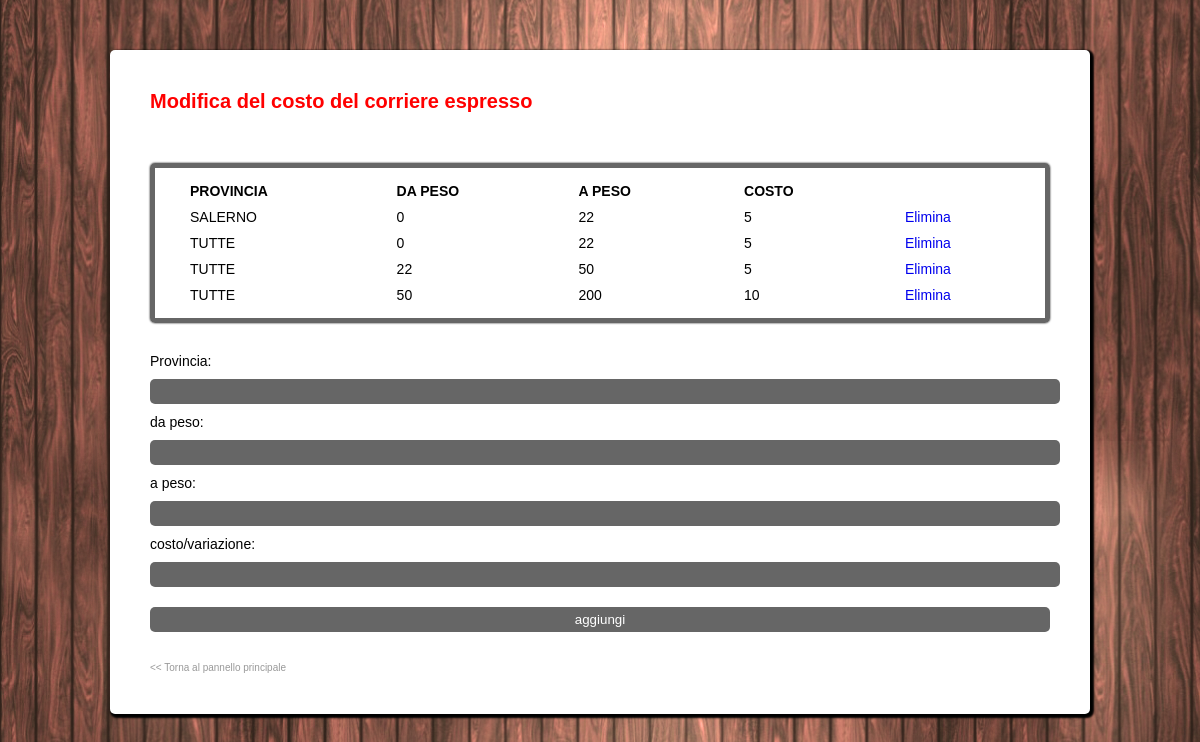
Screenshot of /administrator/edit_costo_corriere_exp.php with the database file from the repository.
### tables this page shows
CREATE TABLE IF NOT EXISTS `costo_corriere_exp` (
  `id_costo_corriere_exp` int(10) unsigned NOT NULL AUTO_INCREMENT,
  `provincia` varchar(45) NOT NULL,
  `da_peso` float NOT NULL,
  `a_peso` float NOT NULL,
  `costo` float NOT NULL,
  PRIMARY KEY (`id_costo_corriere_exp`)
);

### common/dbmanager.php (called while the page is built, shortened)
<?php
class dbManager{
        private $user = 'mev';
	private $pass = 'mev';
	private $db_name = 'mev';
	private $host = 'localhost';
	private $connection = NULL;
	function __construct() {
            $this->connection = new mysqli($this->host, $this->user, $this->pass, $this->db_name);
	}
        function lista_costi_corriere_exp(){
            $sql = "SELECT * FROM `costo_corriere_exp` ";
            $toReturn=array();
            $indice=0;
            if( ($risultato = $this->connection->query($sql)) && ($this->connection->affected_rows>0) ){
                while ( $riga = mysqli_fetch_assoc($risultato) ){
                    $toReturn[$indice]=$riga;
                    $indice++;
                }
            }
            return $toReturn;
        }
}
?>

### administrator/edit_costo_corriere_exp.php (the view, shortened to what this page needs)
<?php
include_once '../common/dbmanager.php';
if(empty($managerSql)){
    $managerSql = new dbManager();
}
$costo_spedizione = array();
$costo_spedizione['provincia'] = '';
$costo_spedizione['da_peso'] = '';
$costo_spedizione['a_peso'] = '';
$costo_spedizione['costo'] = '';
?>
<!DOCTYPE html PUBLIC "-//W3C//DTD XHTML 1.1//EN" "http://www.w3.org/TR/xhtml11/DTD/xhtml11.dtd">
<html xmlns="http://www.w3.org/1999/xhtml">
<head>
<link rel="stylesheet" type="text/css" href="style.css" media="screen" />
</head>
<body>
	<div class="page">
        <h1>Modifica del costo del corriere espresso</h1>
        <table cellpadding="0" cellspacing="0" >
            <tr>
                <th>PROVINCIA</th>
                <th>DA PESO</th>
                <th>A PESO</th>
                <th>COSTO</th>
                <th>&nbsp;</th>
            </tr>
            <?php
            $costi = $managerSql->lista_costi_corriere_exp();
            foreach ($costi as $costo) {
                echo "<tr>
                        <td>{$costo['provincia']}</td>
                        <td>{$costo['da_peso']}</td>
                        <td>{$costo['a_peso']}</td>
                        <td>{$costo['costo']}</td>
                        <td><a href=\"del_costo_corriere_exp.php?p={$costo['provincia']}&da={$costo['da_peso']}&a={$costo['a_peso']}\">Elimina</a></td>
                     </tr>";
            }
            ?>
        </table>
        <form name="corriere_espresso" id="corriere_espresso" method="post" action="<?php echo $_SERVER['PHP_SELF']; ?>" >
            <p>Provincia: <input type="text" name="provincia" id="provincia" value="<?php echo htmlspecialchars($costo_spedizione['provincia']); ?>" /> <br/>
                da peso: <input type="text" name="da_peso" id="da_peso" value="<?php echo htmlspecialchars($costo_spedizione['da_peso']); ?>" /> <br/>
                a peso: <input type="text" name="a_peso" id="a_peso" value="<?php echo htmlspecialchars($costo_spedizione['a_peso']); ?>" /> <br/>
                costo/variazione: <input type="text" name="costo" id="costo" value="<?php echo htmlspecialchars($costo_spedizione['costo']); ?>" /> <br/>
                <input type="submit" name="aggiungi" id="aggiungi" value="aggiungi" />
            </p>
        </form>
  		<br /><a style="font-size:10px; color:#999;" href="admin.php">&lt;&lt; Torna al pannello principale</a>
    </body>
</html>

### administrator/style.css (style rules this page uses)
* { margin:0; padding:0; border:0; text-decoration:none; background-color:transparent; }
body { margin:0; padding:0; border:0; text-decoration:none; background: url(../image/bkg_content.png) repeat; }
.page { width: 900px; height: auto; padding: 40px 40px 40px 40px; margin-left: auto; margin-right: auto; margin-bottom: 20px; margin-top: 50px; background: #fff; color: #000; font-family: Arial, Helvetica, sans-serif; font-size: 14px; border-radius: 5px; -moz-border-radius: 5px; -webkit-border-radius: 5px; border: 0px solid #000000; -webkit-box-shadow: 2px 2px 2px 2px ; box-shadow: 2px 2px 2px 2px ; }
h1 { color: #F00; font-family: Arial, Helvetica, sans-serif; font-size: 20px; font-weight: bold; margin: 0 0 20px 0; }
table { width:900px; padding:10px 10px 10px 10px; border: solid 5px #666666; margin: 50px auto 30px auto; text-align: left !important; -webkit-box-shadow: 0px 0px 2px ; box-shadow: 0px 0px 2px ; border-radius: 5px; -moz-border-radius: 5px; -webkit-border-radius: 5px; }
tr, td, th { padding: 5px 25px 5px 25px; margin:0px 0px 0px 0px; border:0px solid; -webkit-transition: all 400ms cubic-bezier(0.185, 1, 0.480, 1); -webkit-transition: all 400ms cubic-bezier(0.185, 1.085, 0.480, 1.190); -moz-transition: all 400ms cubic-bezier(0.185, 1.085, 0.480, 1.190); -ms-transition: all 400ms cubic-bezier(0.185, 1.085, 0.480, 1.190); -o-transition: all 400ms cubic-bezier(0.185, 1.085, 0.480, 1.190); transition: all 400ms cubic-bezier(0.185, 1.085, 0.480, 1.190); }
input { width: 100%; margin: 10px 0 10px 0; padding: 5px 5px 5px 5px; color: #FFF; background: #666; border-radius: 5px; -moz-border-radius: 5px; -webkit-border-radius: 5px; border: 0px solid #000000; -webkit-box-shadow: 2px 2px 2px 2px ; box-shadow: 2px 2px 2px 2px -webkit-transition: all 400ms cubic-bezier(0.185, 1, 0.480, 1); -webkit-transition: all 400ms cubic-bezier(0.185, 1.085, 0.480, 1.190); -moz-transition: all 400ms cubic-bezier(0.185, 1.085, 0.480, 1.190); -ms-transition: all 400ms cubic-bezier(0.185, 1.085, 0.480, 1.190); -o-transition: all 400ms cubic-bezier(0.185, 1.085, 0.480, 1.190); transition: all 400ms cubic-bezier(0.185, 1.085, 0.480, 1.190); }

### rows the page displays
costo_corriere_exp: provincia "SALERNO", da_peso "0", a_peso "22", costo "5"
costo_corriere_exp: provincia "TUTTE", da_peso "0", a_peso "22", costo "5"
costo_corriere_exp: provincia "TUTTE", da_peso "22", a_peso "50", costo "5"
costo_corriere_exp: provincia "TUTTE", da_peso "50", a_peso "200", costo "10"
